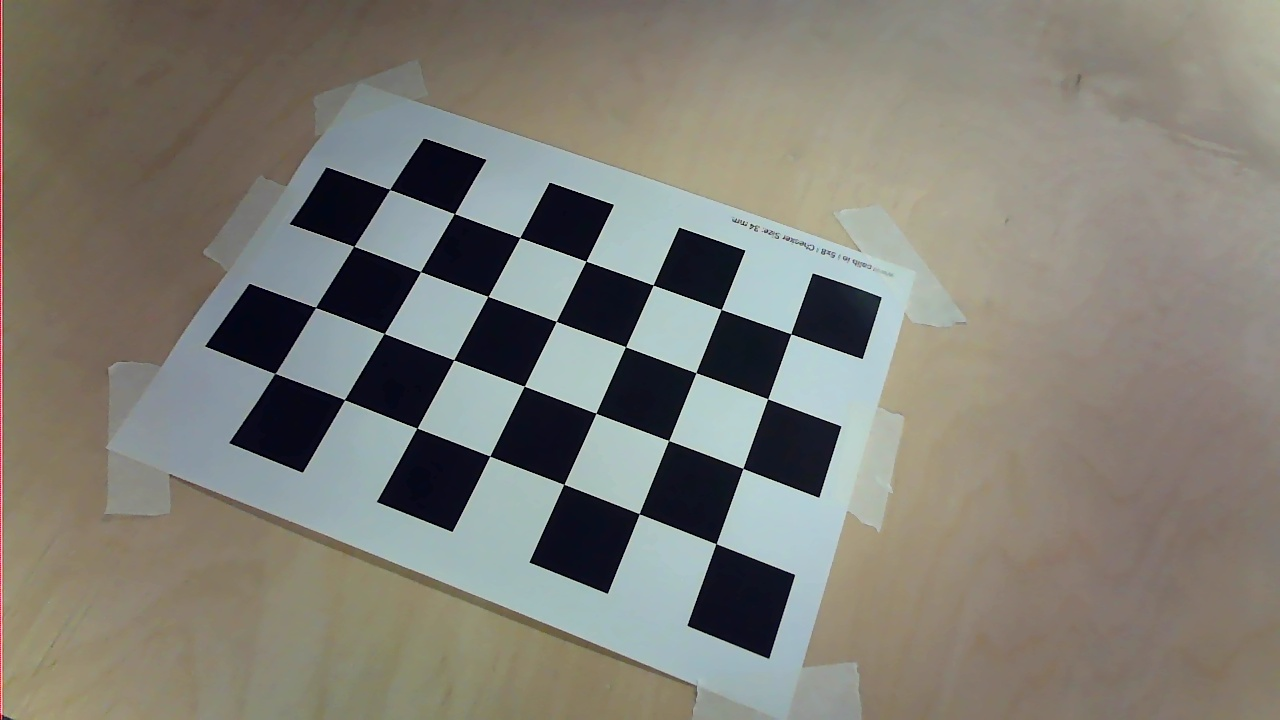
#> input picture calibration_images/calibration_image_00.jpg, 1280 x 720 px; its folder holds only this picture in this run
$ python w3_calibration.py
#> lines starting #> are read from the running program, lines starting #| are printed output that depends on the picture; after the words box and inside, x2 and y2 are one past the last pixel; in counts of white or black regions, pixels touching at a corner belong together; long printed decimals are rounded
import cv2
import numpy as np
import glob

# Step 1: Prepare object points
# Define the chessboard size (number of internal corners)
chessboard_size = (4, 7)  # Adjust based on your calibration board
square_size = 34.0  # Size of a square in your defined unit (e.g., 1.0 for meters or mm)

# Prepare the object points for a standard chessboard
objp = np.zeros((chessboard_size[0] * chessboard_size[1], 3), np.float32)
objp[:, :2] = np.mgrid[0:chessboard_size[0], 0:chessboard_size[1]].T.reshape(-1, 2)
objp *= square_size

# Arrays to store object points and image points from all the images
objpoints = []  # 3D points in the real world
imgpoints = []  # 2D points in the image plane

# Step 2: Load calibration images
images = glob.glob('./calibration_images/*.jpg')  # Adjust the path as needed

for fname in images:
    img = cv2.imread(fname)
#> img is the input picture: shape (720, 1280, 3); mean B, G, R 117.3, 125.8, 128
    gray = cv2.cvtColor(img, cv2.COLOR_BGR2GRAY)
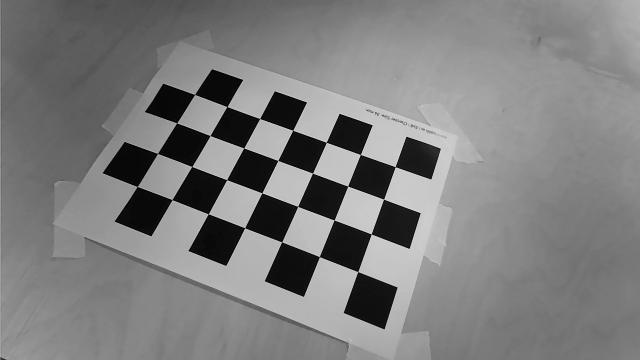
#> gray: shape (720, 1280) (shown at 1/2 size); min 0, max 240, mean 125.5

    # Step 3: Find the chessboard corners
    ret, corners = cv2.findChessboardCorners(gray, chessboard_size, None)
#> ret = True; corners = 28 rows, first 8: [790.9, 334.1], [768, 399], [743, 468.1], [716, 543.6], [720.9, 309.1], [696, 373], [668.7, 440.4], [639.1, 514]

    if ret:
        objpoints.append(objp)  # Add object points
        imgpoints.append(corners)  # Add image points

        # Optional: Draw and display the corners for visualization
        cv2.drawChessboardCorners(img, chessboard_size, corners, ret)
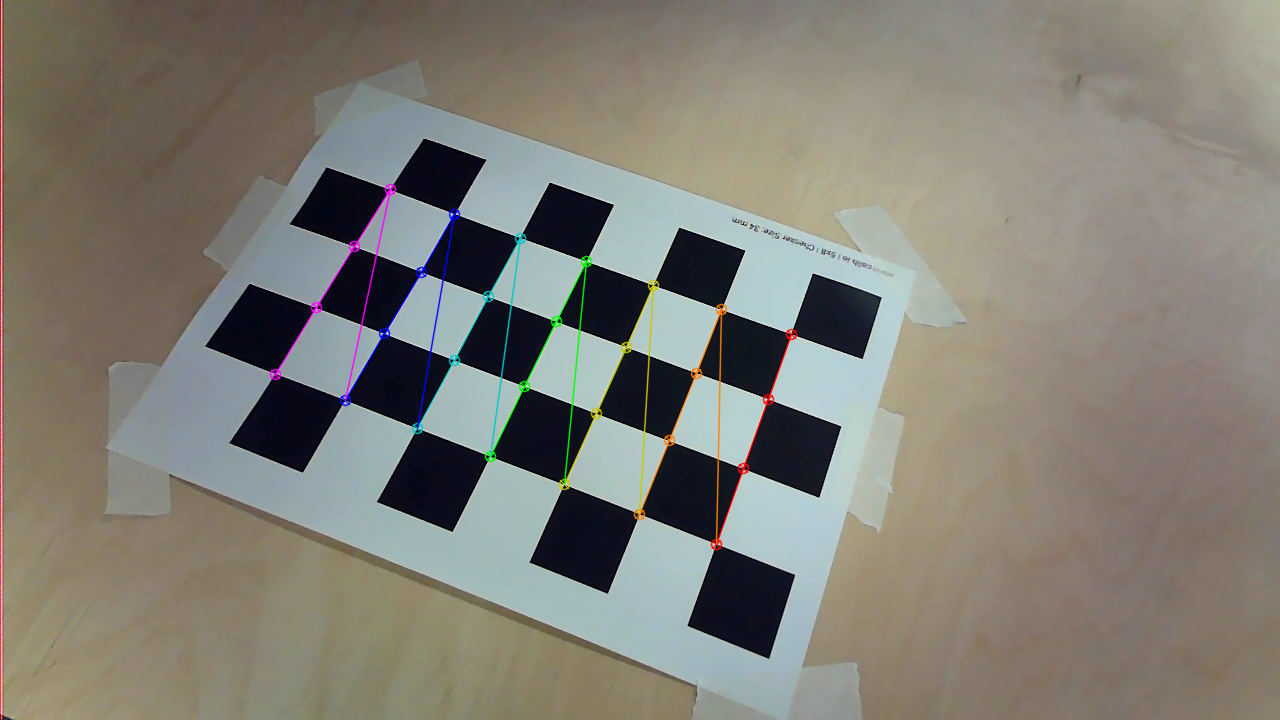
#> img: shape (720, 1280, 3); 1.14% of pixels changed, all inside (x1, y1, x2, y2) = (269, 183, 798, 551)
        cv2.imshow('Chessboard', img)
        cv2.waitKey(500)
        output_fname = fname.replace('.jpg', '_corners_detected.jpg')  # Adjust extension if necessary
        cv2.imwrite(output_fname, img)

cv2.destroyAllWindows()

# Step 4: Perform camera calibration
ret, camera_matrix, dist_coeffs, rvecs, tvecs = cv2.calibrateCamera(objpoints, imgpoints, gray.shape[::-1], None, None)
#> ret = 0.327; camera_matrix = [[142.4, 0, 649.2], [0, 133.5, 390.2], [0, 0, 1]]; dist_coeffs = [[-0.00225, 0.0014, -0.000171, 0.000497, -0.000139]]; rvecs = ([-0.0555, 0.0609, 1.95],); tvecs = ([65, -27.42, 65.35],)

# Step 5: Display results
print("Camera Matrix:\n", camera_matrix)
#| Camera Matrix:
#|  [[142.387   0.         649.183 ]
#|  [  0.         133.480 390.171]
#|  [  0.           0.           1.        ]]
print("\nDistortion Coefficients:\n", dist_coeffs)
#| Distortion Coefficients:
#|  [[-0.002247  0.001399 -0.000171  0.0004967 -0.0001389]]

# Step 6: Save the calibration results
np.savez('calibration_data.npz', camera_matrix=camera_matrix, dist_coeffs=dist_coeffs, rvecs=rvecs, tvecs=tvecs)

# Step 7: Use the calibration results to undistort an image
# img = cv2.imread('./calibration_images/calibration_image_02.jpg')  # Replace with an image to undistort

images = glob.glob('./calibration_images/*.jpg')
for fname in images:
    img = cv2.imread(fname)

    # img = cv2.cvtColor()
    h, w = img.shape[:2]
    new_camera_matrix, roi = cv2.getOptimalNewCameraMatrix(camera_matrix, dist_coeffs, (w, h), alpha=0.1, centerPrincipalPoint=True)
#> new_camera_matrix = [[149.2, 0, 639.5], [0, 139.8, 359.5], [0, 0, 1]]; roi = (0, 0, 1280, 702)
    print("New Camera Matrix:\n", new_camera_matrix)
#| New Camera Matrix:
#|  [[149.167   0.         639.5       ]
#|  [  0.         139.836 359.5       ]
#|  [  0.           0.           1.        ]]

    # Undistort the image
    undistorted_img = cv2.undistort(img, camera_matrix, dist_coeffs, None, new_camera_matrix)
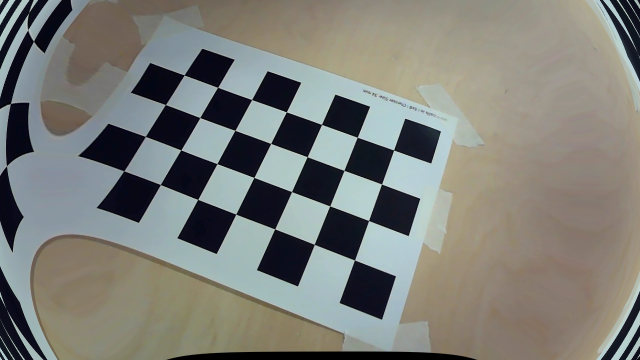
#> undistorted_img: shape (720, 1280, 3) (shown at 1/2 size); mean B, G, R 120.2, 126.2, 125.3

    # Crop the image (optional, based on ROI)
    x, y, w, h = roi
#> x = 0; y = 0; h = 702
    undistorted_img = undistorted_img[y:y+h, x:x+w]
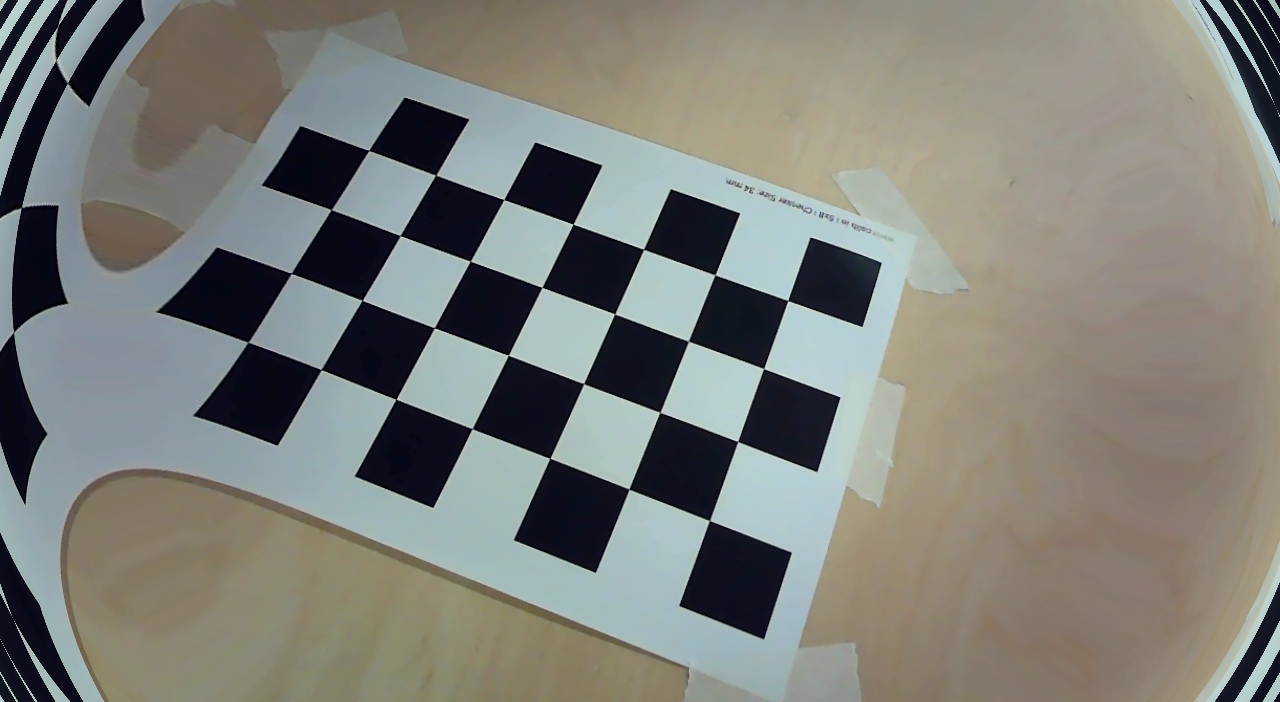
#> undistorted_img: shape (702, 1280, 3); mean B, G, R 121.6, 127.5, 126.5


    mean_error = 0
    for i in range(len(objpoints)):
        imgpoints2, _ = cv2.projectPoints(objpoints[i], rvecs[i], tvecs[i], camera_matrix, dist_coeffs)
        error = cv2.norm(imgpoints[i], imgpoints2, cv2.NORM_L2) / len(imgpoints2)
        mean_error += error
#> this loop made 1 pass
#> (error, mean_error) on pass 1: (0.0617, 0.0617)
#> after the loop, mean_error = 0.0617

    print("total error for image {}".format(mean_error / len(objpoints)))
#| total error for image 0.06174

    # Display the original and undistorted images
    cv2.imshow('Undistorted Image', undistorted_img)
    cv2.waitKey(500)
    output_fname = fname.replace('.jpg', '_distorted.jpg')  # Adjust extension if necessary
    cv2.imwrite(output_fname, undistorted_img)

cv2.destroyAllWindows()

$ run again, on calibration_images/calibration_image_03.jpg
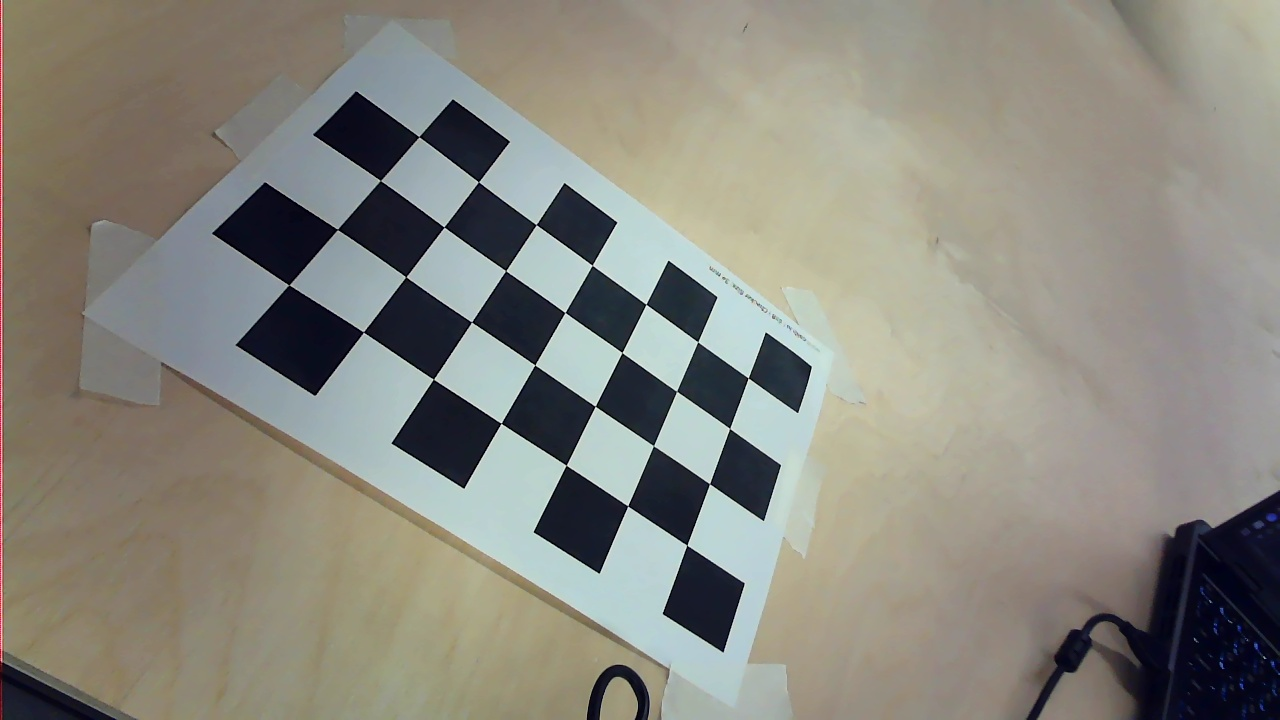
#> input picture calibration_images/calibration_image_03.jpg, 1280 x 720 px
#> img is the input picture: shape (720, 1280, 3); mean B, G, R 126.8, 136, 137.6
#> `ret, corners = cv2.findChessboardCorners(gray, chessboard_size, None)`: ret = True; corners = 28 rows, first 8: [748, 377.9], [729.7, 428.4], [709.6, 483.7], [687, 545.2], [698, 342], [676.6, 391.3], [653.4, 445.7], [627.8, 505.8]
#> `cv2.drawChessboardCorners(img, chessboard_size, corners, ret)`:
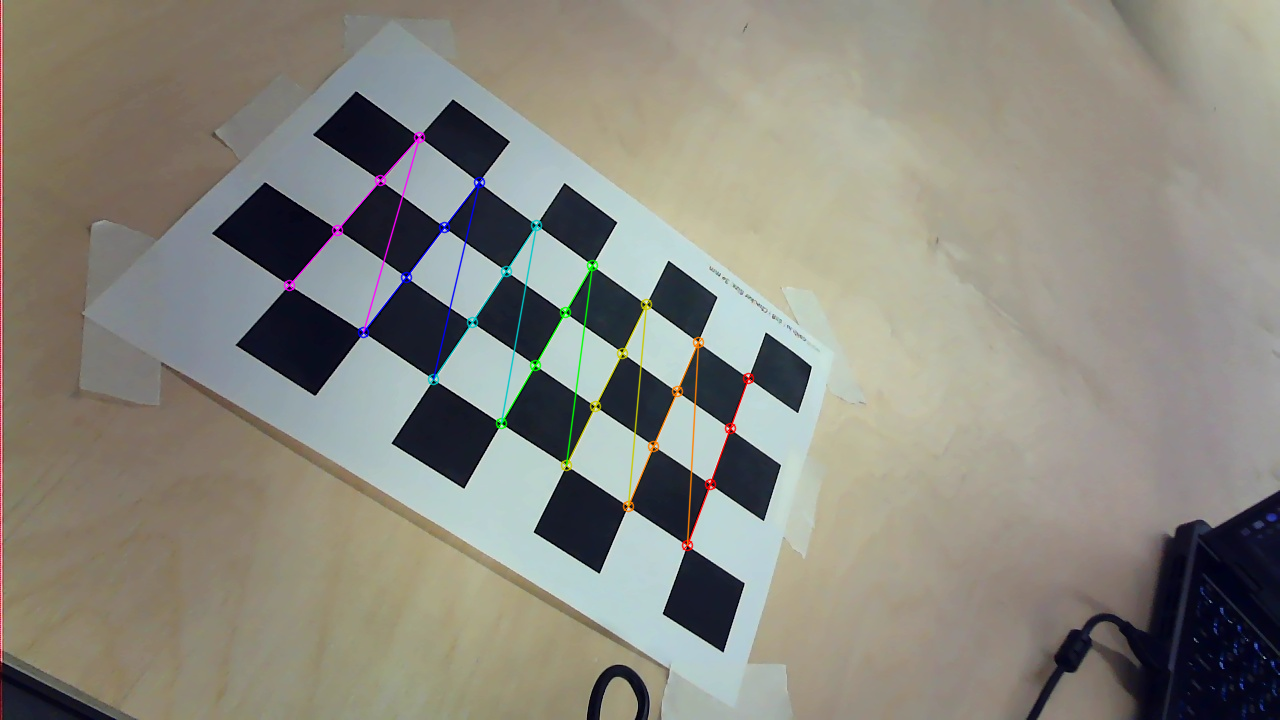
#> img: shape (720, 1280, 3); 1.01% of pixels changed, all inside (x1, y1, x2, y2) = (283, 131, 755, 552)
#> `ret, camera_matrix, dist_coeffs, rvecs, tvecs = cv2.calibrateCamera(ob..`: ret = 0.39; camera_matrix = [[813.6, 0, 710.7], [0, 855.9, 384.5], [0, 0, 1]]; dist_coeffs = [[0.193, -0.677, 0.000894, 0.0254, 1.1]]; rvecs = ([-0.844, 0.123, 1.97],); tvecs = ([20.33, -3.22, 444.9],)
#| Camera Matrix:
#|  [[813.606   0.         710.695]
#|  [  0.         855.949  384.472]
#|  [  0.           0.           1.        ]]
#| Distortion Coefficients:
#|  [[ 1.93478722e-01 -6.77463408e-01  8.94224081e-04  2.53558568e-02
#|    1.10057733e+00]]
#> new_camera_matrix = [[1096, 0, 639.5], [0, 1153.1, 359.5], [0, 0, 1]]; roi = (0, 0, 1280, 708)
#| New Camera Matrix:
#|  [[1.09603974e+03 0.00000000e+00 6.39500000e+02]
#|  [0.00000000e+00 1.15308054e+03 3.59500000e+02]
#|  [0.00000000e+00 0.00000000e+00 1.00000000e+00]]
#> `x, y, w, h = roi`: x = 0; h = 708
#> `undistorted_img = undistorted_img[y:y+h, x:x+w]`:
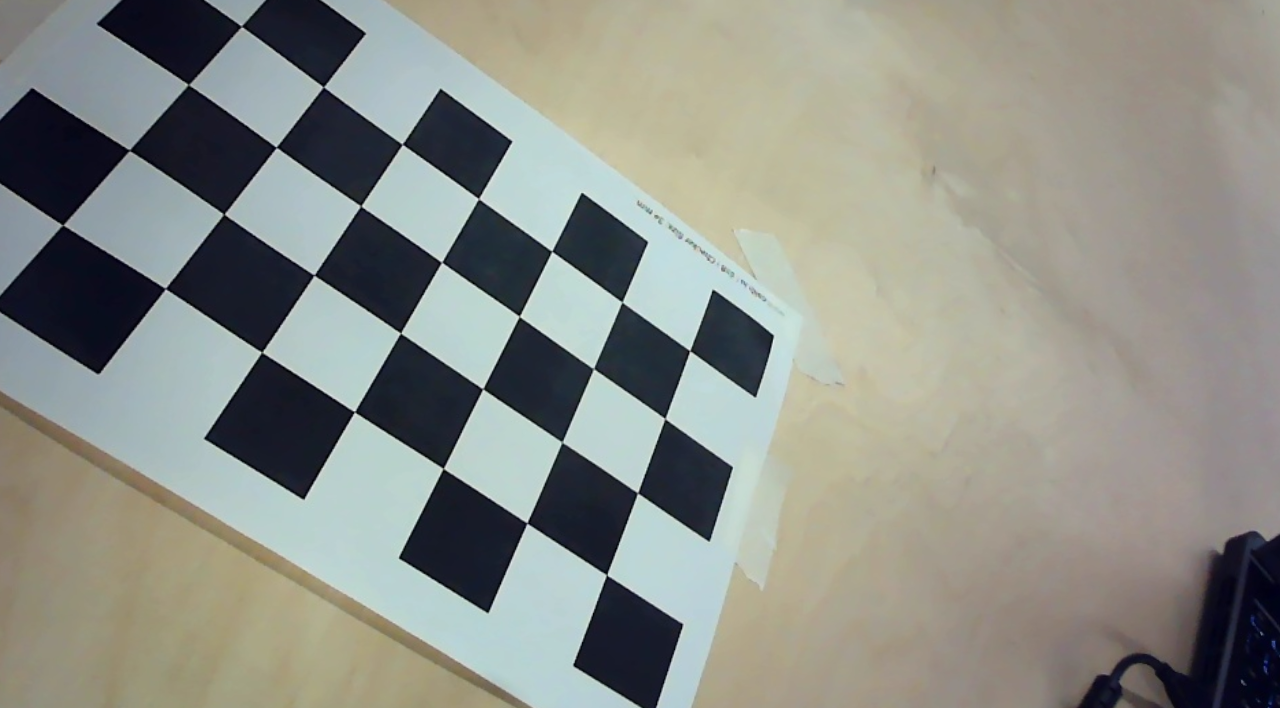
#> undistorted_img: shape (708, 1280, 3); mean B, G, R 135.8, 142.9, 140.4
#> the loop `for i in range(len(objpoints)):` made 1 pass
#> (error, mean_error) on pass 1: (0.0737, 0.0737)
#> after the loop `for i in range(len(objpoints)):`: mean_error = 0.0737
#| total error for image 0.07369
